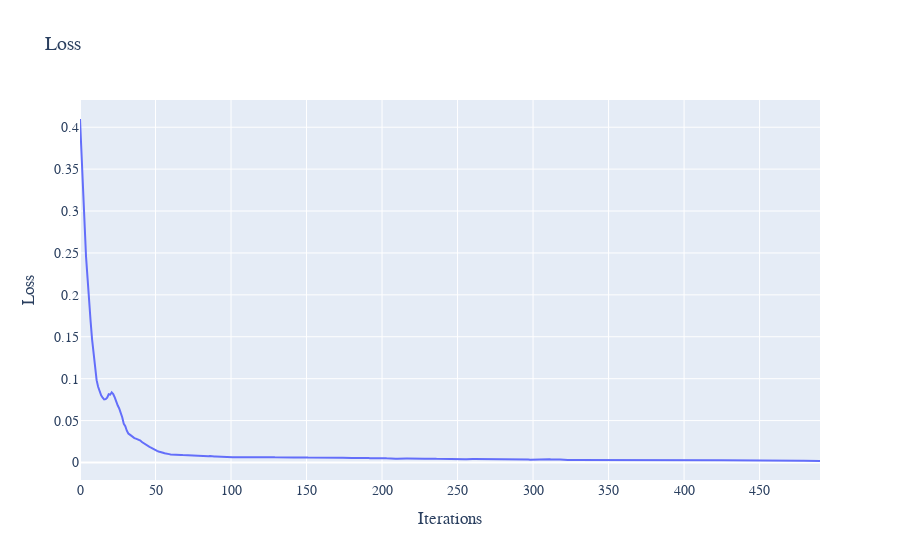

The cell this chart's notebook holds for it:
### Markdown cell above
# What if we treat the mean as some variable that we randomly sample and consider the system only for one particle

### Code cell
import os
path = os.path.abspath(os.getcwd()) + "/opinion.pth"

eq = OPINION()
eq.domain_func = [(lambda var: sampling(var[:-1]) + [5*var[-1]], 128)]
eq.boundary_func = [(lambda var: [(v-0.5)*2.2 for v in var[:-1]] + [5*var[-1]], 64)]
model = MODEL_CONFIG = {
    "hidden_dim": 64,
    "learning_rate": 1e-3,
    "loss_weights": (0, 1),
    "sampling_method": "uniform",
    "lr_decay": 0.98,
    "network_type": "FF",
    "optimiser": "Adam",
    "method": "Galerkin"
}
solver = DeepPDESolver(model, eq)
losses = list(solver.train(500))
solver.save(path)
plot_losses(losses)

### Figure 1 — Plotly figure (JSON) as saved in the notebook; plotly's stock layout.template omitted (floating-point values rounded to 4 significant figures; data arrays with more than 128 entries replaced by an {"elided": "..."} marker saying what was removed)
{"data": [{"mode": "lines", "name": "Error at x=0.1", "type": "scatter", "x": {"elided": "491 int values"}, "xaxis": "x", "y": {"elided": "491 float values"}, "yaxis": "y"}], "layout": {"font": {"family": "Courier New, monospace", "size": 14}, "title": {"text": "Loss"}, "xaxis": {"anchor": "y", "domain": [0, 1], "title": {"text": "Iterations"}}, "yaxis": {"anchor": "x", "domain": [0, 1], "title": {"text": "Loss"}}}}
